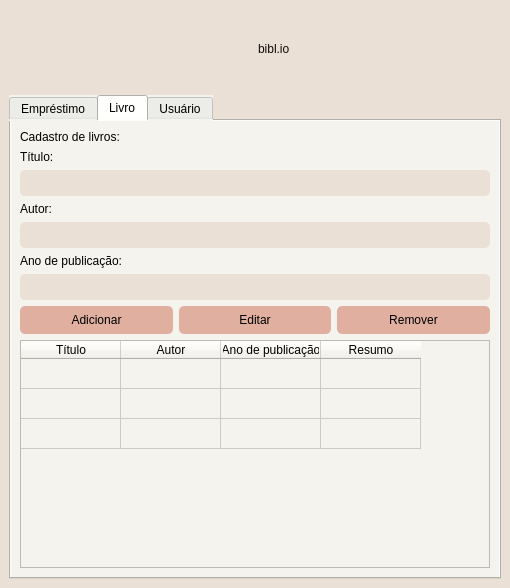
<?xml version="1.0" encoding="UTF-8"?>
<ui version="4.0">
 <class>MainWindow</class>
 <widget class="QMainWindow" name="MainWindow">
  <property name="geometry">
   <rect>
    <x>0</x>
    <y>0</y>
    <width>510</width>
    <height>588</height>
   </rect>
  </property>
  <property name="windowTitle">
   <string>MainWindow</string>
  </property>
  <property name="styleSheet">
   <string notr="true">background-color: rgb(234, 224, 213)</string>
  </property>
  <widget class="QWidget" name="centralwidget">
   <layout class="QGridLayout" name="gridLayout">
    <item row="0" column="7">
     <widget class="QLabel" name="label_13">
      <property name="text">
       <string/>
      </property>
     </widget>
    </item>
    <item row="0" column="5">
     <widget class="QLabel" name="label_10">
      <property name="styleSheet">
       <string notr="true">font: 44pt &quot;Calibri&quot;;
color: #100907;</string>
      </property>
      <property name="text">
       <string>bibl.io</string>
      </property>
     </widget>
    </item>
    <item row="0" column="3">
     <widget class="QLabel" name="label_11">
      <property name="text">
       <string/>
      </property>
     </widget>
    </item>
    <item row="0" column="1">
     <widget class="QLabel" name="label_12">
      <property name="text">
       <string/>
      </property>
     </widget>
    </item>
    <item row="0" column="9">
     <widget class="QLabel" name="label_2">
      <property name="text">
       <string/>
      </property>
     </widget>
    </item>
    <item row="0" column="2">
     <widget class="QLabel" name="label_14">
      <property name="text">
       <string/>
      </property>
     </widget>
    </item>
    <item row="0" column="8">
     <widget class="QLabel" name="label_15">
      <property name="text">
       <string/>
      </property>
     </widget>
    </item>
    <item row="0" column="4">
     <widget class="QWidget" name="widget_4" native="true">
      <property name="styleSheet">
       <string notr="true">image: url(:/logo/pilha.png);</string>
      </property>
     </widget>
    </item>
    <item row="1" column="0" colspan="10">
     <widget class="QTabWidget" name="tabWidget">
      <property name="cursor">
       <cursorShape>ArrowCursor</cursorShape>
      </property>
      <property name="autoFillBackground">
       <bool>false</bool>
      </property>
      <property name="styleSheet">
       <string notr="true">background-color: rgb(244, 243, 238);</string>
      </property>
      <property name="currentIndex">
       <number>1</number>
      </property>
      <widget class="QWidget" name="tab_emprestimo">
       <attribute name="title">
        <string>Empréstimo</string>
       </attribute>
       <layout class="QVBoxLayout" name="verticalLayout_8">
        <item>
         <layout class="QVBoxLayout" name="verticalLayout_7">
          <item>
           <widget class="QLabel" name="label">
            <property name="styleSheet">
             <string notr="true">font: 16pt &quot;Calibri&quot;;</string>
            </property>
            <property name="text">
             <string>Pesquisar:</string>
            </property>
           </widget>
          </item>
          <item>
           <layout class="QHBoxLayout" name="horizontalLayout_7">
            <item>
             <widget class="QLineEdit" name="txt_pesquisar">
              <property name="styleSheet">
               <string notr="true">padding: 5px;
border-radius: 5px;
background-color: #EAE0D6;</string>
              </property>
             </widget>
            </item>
            <item>
             <widget class="QPushButton" name="btn_pesquisar">
              <property name="cursor">
               <cursorShape>PointingHandCursor</cursorShape>
              </property>
              <property name="styleSheet">
               <string notr="true">background-color: rgb(224, 175, 160);
border: none;
border-radius: 5px;
padding: 7px;</string>
              </property>
              <property name="text">
               <string>Pesquisar</string>
              </property>
             </widget>
            </item>
           </layout>
          </item>
          <item>
           <widget class="QLabel" name="label_3">
            <property name="styleSheet">
             <string notr="true">font: 16pt &quot;Calibri&quot;;</string>
            </property>
            <property name="text">
             <string>Empréstimos:</string>
            </property>
           </widget>
          </item>
          <item>
           <widget class="QTableWidget" name="tb_acervo">
            <property name="font">
             <font>
              <family>Calibri</family>
              <pointsize>12</pointsize>
             </font>
            </property>
            <property name="styleSheet">
             <string notr="true">QTableView {
background-color: #6ceada3;
selection-background-color:#EAE0D;
}

</string>
            </property>
            <column>
             <property name="text">
              <string>Status</string>
             </property>
            </column>
            <column>
             <property name="text">
              <string>Título</string>
             </property>
            </column>
            <column>
             <property name="text">
              <string>Autor</string>
             </property>
            </column>
            <column>
             <property name="text">
              <string>Data de empréstimo</string>
             </property>
            </column>
            <column>
             <property name="text">
              <string>Data de retorno</string>
             </property>
            </column>
            <column>
             <property name="text">
              <string>Usuário</string>
             </property>
            </column>
           </widget>
          </item>
          <item>
           <layout class="QHBoxLayout" name="horizontalLayout_4">
            <item>
             <widget class="QPushButton" name="btn_emprestimo">
              <property name="cursor">
               <cursorShape>PointingHandCursor</cursorShape>
              </property>
              <property name="styleSheet">
               <string notr="true">background-color: rgb(224, 175, 160);
font: 12pt &quot;Calibri&quot;;
border: none;
border-radius: 5px;
padding: 7px 0;</string>
              </property>
              <property name="text">
               <string>Empréstimo</string>
              </property>
             </widget>
            </item>
            <item>
             <widget class="QPushButton" name="btn_devolucao">
              <property name="cursor">
               <cursorShape>PointingHandCursor</cursorShape>
              </property>
              <property name="styleSheet">
               <string notr="true">background-color: rgb(224, 175, 160);
font: 12pt &quot;Calibri&quot;;
border: none;
border-radius: 5px;
padding: 7px 0;</string>
              </property>
              <property name="text">
               <string>Devolução</string>
              </property>
             </widget>
            </item>
            <item>
             <widget class="QPushButton" name="btn_reserva">
              <property name="cursor">
               <cursorShape>PointingHandCursor</cursorShape>
              </property>
              <property name="styleSheet">
               <string notr="true">background-color: rgb(224, 175, 160);
font: 12pt &quot;Calibri&quot;;
border: none;
border-radius: 5px;
padding: 7px 0;</string>
              </property>
              <property name="text">
               <string>Reserva</string>
              </property>
             </widget>
            </item>
            <item>
             <widget class="QPushButton" name="btn_renovacao">
              <property name="cursor">
               <cursorShape>PointingHandCursor</cursorShape>
              </property>
              <property name="styleSheet">
               <string notr="true">background-color: rgb(224, 175, 160);
font: 12pt &quot;Calibri&quot;;
border: none;
border-radius: 5px;
padding: 7px 0;</string>
              </property>
              <property name="text">
               <string>Renovação</string>
              </property>
             </widget>
            </item>
            <item>
             <widget class="QPushButton" name="btn_expostar">
              <property name="cursor">
               <cursorShape>PointingHandCursor</cursorShape>
              </property>
              <property name="styleSheet">
               <string notr="true">background-color: rgb(224, 175, 160);
font: 12pt &quot;Calibri&quot;;
border: none;
border-radius: 5px;
padding: 7px 0;</string>
              </property>
              <property name="text">
               <string>Exportar</string>
              </property>
             </widget>
            </item>
           </layout>
          </item>
         </layout>
        </item>
       </layout>
      </widget>
      <widget class="QWidget" name="tab_livro">
       <attribute name="title">
        <string>Livro</string>
       </attribute>
       <layout class="QGridLayout" name="gridLayout_2">
        <item row="0" column="0">
         <layout class="QVBoxLayout" name="verticalLayout_2">
          <item>
           <widget class="QLabel" name="label_4">
            <property name="styleSheet">
             <string notr="true">font: 16pt &quot;Calibri&quot;;</string>
            </property>
            <property name="text">
             <string>Cadastro de livros:</string>
            </property>
           </widget>
          </item>
          <item>
           <widget class="QLabel" name="lbl_titulo_livro">
            <property name="styleSheet">
             <string notr="true">font: 12pt &quot;Calibri&quot;;</string>
            </property>
            <property name="text">
             <string>Título:</string>
            </property>
           </widget>
          </item>
          <item>
           <widget class="QLineEdit" name="txt_titulo_livro">
            <property name="styleSheet">
             <string notr="true">padding: 5px;
border-radius: 5px;
background-color: #EAE0D6;</string>
            </property>
           </widget>
          </item>
          <item>
           <widget class="QLabel" name="lbl_autor_livro">
            <property name="styleSheet">
             <string notr="true">font: 12pt &quot;Calibri&quot;;</string>
            </property>
            <property name="text">
             <string>Autor:</string>
            </property>
           </widget>
          </item>
          <item>
           <widget class="QLineEdit" name="txt_autor_livro">
            <property name="styleSheet">
             <string notr="true">padding: 5px;
border-radius: 5px;
background-color: #EAE0D6;</string>
            </property>
           </widget>
          </item>
          <item>
           <widget class="QLabel" name="lbl_ano_livro">
            <property name="styleSheet">
             <string notr="true">font: 12pt &quot;Calibri&quot;;</string>
            </property>
            <property name="text">
             <string>Ano de publicação:</string>
            </property>
           </widget>
          </item>
          <item>
           <widget class="QLineEdit" name="txt_ano_livro">
            <property name="styleSheet">
             <string notr="true">padding: 5px;
border-radius: 5px;
background-color: #EAE0D6;</string>
            </property>
           </widget>
          </item>
          <item>
           <layout class="QHBoxLayout" name="horizontalLayout_2">
            <item>
             <widget class="QPushButton" name="btn_adicionar_livro">
              <property name="cursor">
               <cursorShape>PointingHandCursor</cursorShape>
              </property>
              <property name="styleSheet">
               <string notr="true">background-color: rgb(224, 175, 160);
font: 12pt &quot;Calibri&quot;;
border: none;
border-radius: 5px;
padding: 7px 0;</string>
              </property>
              <property name="text">
               <string>Adicionar</string>
              </property>
             </widget>
            </item>
            <item>
             <widget class="QPushButton" name="btn_editar_livro">
              <property name="cursor">
               <cursorShape>PointingHandCursor</cursorShape>
              </property>
              <property name="styleSheet">
               <string notr="true">background-color: rgb(224, 175, 160);
font: 12pt &quot;Calibri&quot;;
border: none;
border-radius: 5px;
padding: 7px 0;</string>
              </property>
              <property name="text">
               <string>Editar</string>
              </property>
             </widget>
            </item>
            <item>
             <widget class="QPushButton" name="btn_remover_livro">
              <property name="cursor">
               <cursorShape>PointingHandCursor</cursorShape>
              </property>
              <property name="styleSheet">
               <string notr="true">background-color: rgb(224, 175, 160);
font: 12pt &quot;Calibri&quot;;
border: none;
border-radius: 5px;
padding: 7px 0;</string>
              </property>
              <property name="text">
               <string>Remover</string>
              </property>
             </widget>
            </item>
           </layout>
          </item>
          <item>
           <widget class="QTableWidget" name="tb_acervo_livro">
            <property name="styleSheet">
             <string notr="true">QTableView {
background-color: #6ceada3;
selection-background-color:#EAE0D;
}

</string>
            </property>
            <property name="editTriggers">
             <set>QAbstractItemView::NoEditTriggers</set>
            </property>
            <property name="rowCount">
             <number>3</number>
            </property>
            <attribute name="verticalHeaderVisible">
             <bool>false</bool>
            </attribute>
            <row/>
            <row/>
            <row/>
            <column>
             <property name="text">
              <string>Título</string>
             </property>
            </column>
            <column>
             <property name="text">
              <string>Autor</string>
             </property>
            </column>
            <column>
             <property name="text">
              <string>Ano de publicação</string>
             </property>
            </column>
            <column>
             <property name="text">
              <string>Resumo</string>
             </property>
            </column>
           </widget>
          </item>
         </layout>
        </item>
       </layout>
      </widget>
      <widget class="QWidget" name="tab_usuario">
       <attribute name="title">
        <string>Usuário</string>
       </attribute>
       <layout class="QVBoxLayout" name="verticalLayout_10">
        <item>
         <layout class="QVBoxLayout" name="verticalLayout_4">
          <item>
           <widget class="QLabel" name="label_8">
            <property name="styleSheet">
             <string notr="true">font: 16pt &quot;Calibri&quot;;</string>
            </property>
            <property name="text">
             <string>Cadastro de usuários:</string>
            </property>
           </widget>
          </item>
          <item>
           <widget class="QLabel" name="lbl_nome_usuario">
            <property name="styleSheet">
             <string notr="true">font: 12pt &quot;Calibri&quot;;</string>
            </property>
            <property name="text">
             <string>Nome:</string>
            </property>
           </widget>
          </item>
          <item>
           <widget class="QLineEdit" name="txt_nome_usuario">
            <property name="styleSheet">
             <string notr="true">padding: 5px;
border-radius: 5px;
background-color: #EAE0D6;</string>
            </property>
           </widget>
          </item>
          <item>
           <layout class="QHBoxLayout" name="horizontalLayout">
            <item>
             <widget class="QPushButton" name="btn_adicionar_usuario">
              <property name="cursor">
               <cursorShape>PointingHandCursor</cursorShape>
              </property>
              <property name="styleSheet">
               <string notr="true">background-color: rgb(224, 175, 160);
font: 12pt &quot;Calibri&quot;;
border: none;
border-radius: 5px;
padding: 7px 0;</string>
              </property>
              <property name="text">
               <string>Adicionar</string>
              </property>
             </widget>
            </item>
            <item>
             <widget class="QPushButton" name="btn_editar_usuario">
              <property name="cursor">
               <cursorShape>PointingHandCursor</cursorShape>
              </property>
              <property name="styleSheet">
               <string notr="true">background-color: rgb(224, 175, 160);
font: 12pt &quot;Calibri&quot;;
border: none;
border-radius: 5px;
padding: 7px 0;</string>
              </property>
              <property name="text">
               <string>Editar</string>
              </property>
             </widget>
            </item>
            <item>
             <widget class="QPushButton" name="btn_remover_usuario">
              <property name="cursor">
               <cursorShape>PointingHandCursor</cursorShape>
              </property>
              <property name="styleSheet">
               <string notr="true">background-color: rgb(224, 175, 160);
font: 12pt &quot;Calibri&quot;;
border: none;
border-radius: 5px;
padding: 7px 0;</string>
              </property>
              <property name="text">
               <string>Remover</string>
              </property>
             </widget>
            </item>
           </layout>
          </item>
          <item>
           <widget class="QTableWidget" name="tb_usuarios">
            <property name="styleSheet">
             <string notr="true">QTableView {
background-color: #6ceada3;
selection-background-color:#EAE0D;
}

</string>
            </property>
            <column>
             <property name="text">
              <string>ID</string>
             </property>
            </column>
            <column>
             <property name="text">
              <string>Nome</string>
             </property>
            </column>
           </widget>
          </item>
         </layout>
        </item>
       </layout>
      </widget>
     </widget>
    </item>
    <item row="0" column="0">
     <spacer name="verticalSpacer">
      <property name="orientation">
       <enum>Qt::Vertical</enum>
      </property>
      <property name="sizeType">
       <enum>QSizePolicy::Fixed</enum>
      </property>
      <property name="sizeHint" stdset="0">
       <size>
        <width>20</width>
        <height>80</height>
       </size>
      </property>
     </spacer>
    </item>
    <item row="0" column="6">
     <widget class="QLabel" name="label_16">
      <property name="text">
       <string/>
      </property>
     </widget>
    </item>
   </layout>
  </widget>
 </widget>
 <resources>
  <include location="icon.qrc"/>
 </resources>
 <connections/>
</ui>
